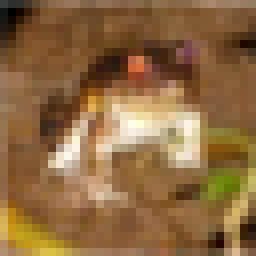
#> input picture jupyter-Pillow-inline/img.png, 32 x 32 px (shown 8 times larger)
$ jupyter execute pillow+plt.ipynb   (shell and % lines are left out)
#> lines starting #> are read from the running program, lines starting #| are printed output that depends on the picture
[cell 1]
import matplotlib.pyplot as plt
from PIL import Image

img = Image.open('./img.png', 'r')
#> img is the input picture: PIL image 32x32 RGB; mean R, G, B 141.2, 105.1, 64


gray = img.convert('L')
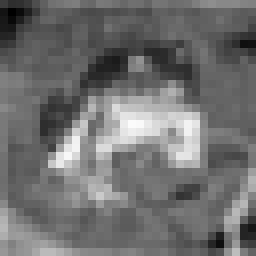
#> gray: PIL image 32x32 L (shown 8 times larger); min 0, max 251, mean 111.2
r,g,b = img.split()                          #注意：gray和r，g，b不一样，gray是三者通过公式算出来的
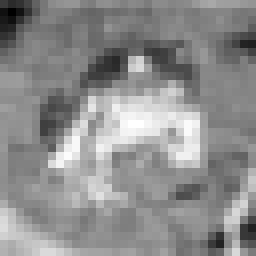
#> r: PIL image 32x32 L (shown 8 times larger); min 0, max 255, mean 141.2
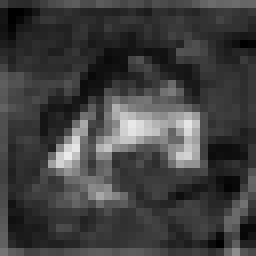
#> b: PIL image 32x32 L (shown 8 times larger); min 0, max 235, mean 64
img_merged = Image.merge('RGB', (r, g, b))

#plt.figure(figsize=(10,5)) #设置窗口大小
plt.suptitle('Multi_Image') # 图片名称

plt.subplot(2,3,1), plt.title('imge:oringe')
plt.imshow(img), plt.axis('off')
plt.subplot(2,3,2), plt.title('gray:weicaise')
plt.imshow(gray), plt.axis('off')
plt.subplot(2,3,3), plt.title('gray:true')# 这里必须加 cmap='gray' ,否则尽管原图像是灰度图（下图1），但是显示的是伪彩色图像（下图2）（如果不加的话）
plt.imshow(gray,cmap='gray'), plt.axis('off')
plt.subplot(2,3,4), plt.title('r')
plt.imshow(r,cmap='gray'), plt.axis('off')
plt.subplot(2,3,5), plt.title('g')
plt.imshow(g,cmap='gray'), plt.axis('off')
plt.subplot(2,3,6), plt.title('b')
plt.imshow(b,cmap='gray'), plt.axis('off')

plt.show()
